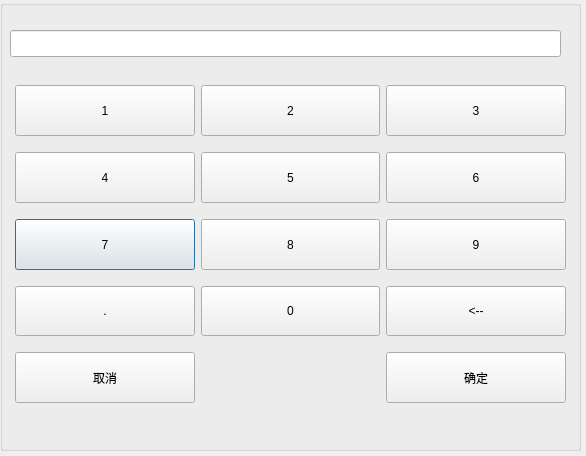
<?xml version="1.0" encoding="UTF-8"?>
<ui version="4.0">
 <class>Number_board</class>
 <widget class="QDialog" name="Number_board">
  <property name="geometry">
   <rect>
    <x>0</x>
    <y>0</y>
    <width>586</width>
    <height>456</height>
   </rect>
  </property>
  <property name="windowTitle">
   <string/>
  </property>
  <property name="windowIcon">
   <iconset resource="../rc.qrc">
    <normaloff>:/image/info.png</normaloff>:/image/info.png</iconset>
  </property>
  <widget class="QGroupBox" name="groupBox">
   <property name="geometry">
    <rect>
     <x>0</x>
     <y>0</y>
     <width>581</width>
     <height>451</height>
    </rect>
   </property>
   <property name="title">
    <string/>
   </property>
   <widget class="QWidget" name="layoutWidget">
    <property name="geometry">
     <rect>
      <x>15</x>
      <y>75</y>
      <width>551</width>
      <height>341</height>
     </rect>
    </property>
    <layout class="QGridLayout" name="gridLayout">
     <item row="3" column="0">
      <widget class="QPushButton" name="pushButton_num7">
       <property name="minimumSize">
        <size>
         <width>0</width>
         <height>50</height>
        </size>
       </property>
       <property name="maximumSize">
        <size>
         <width>16777215</width>
         <height>51</height>
        </size>
       </property>
       <property name="text">
        <string>7</string>
       </property>
      </widget>
     </item>
     <item row="2" column="1">
      <widget class="QPushButton" name="pushButton_num5">
       <property name="minimumSize">
        <size>
         <width>0</width>
         <height>50</height>
        </size>
       </property>
       <property name="maximumSize">
        <size>
         <width>16777215</width>
         <height>51</height>
        </size>
       </property>
       <property name="text">
        <string>5</string>
       </property>
      </widget>
     </item>
     <item row="2" column="2">
      <widget class="QPushButton" name="pushButton_num6">
       <property name="minimumSize">
        <size>
         <width>0</width>
         <height>50</height>
        </size>
       </property>
       <property name="maximumSize">
        <size>
         <width>16777215</width>
         <height>51</height>
        </size>
       </property>
       <property name="text">
        <string>6</string>
       </property>
      </widget>
     </item>
     <item row="0" column="1">
      <widget class="QPushButton" name="pushButton_num2">
       <property name="minimumSize">
        <size>
         <width>0</width>
         <height>50</height>
        </size>
       </property>
       <property name="maximumSize">
        <size>
         <width>16777215</width>
         <height>51</height>
        </size>
       </property>
       <property name="text">
        <string>2</string>
       </property>
      </widget>
     </item>
     <item row="3" column="2">
      <widget class="QPushButton" name="pushButton_num9">
       <property name="minimumSize">
        <size>
         <width>0</width>
         <height>50</height>
        </size>
       </property>
       <property name="maximumSize">
        <size>
         <width>16777215</width>
         <height>51</height>
        </size>
       </property>
       <property name="text">
        <string>9</string>
       </property>
      </widget>
     </item>
     <item row="3" column="1">
      <widget class="QPushButton" name="pushButton_num8">
       <property name="minimumSize">
        <size>
         <width>0</width>
         <height>50</height>
        </size>
       </property>
       <property name="maximumSize">
        <size>
         <width>16777215</width>
         <height>51</height>
        </size>
       </property>
       <property name="text">
        <string>8</string>
       </property>
      </widget>
     </item>
     <item row="0" column="2">
      <widget class="QPushButton" name="pushButton_num3">
       <property name="minimumSize">
        <size>
         <width>0</width>
         <height>50</height>
        </size>
       </property>
       <property name="maximumSize">
        <size>
         <width>16777215</width>
         <height>51</height>
        </size>
       </property>
       <property name="text">
        <string>3</string>
       </property>
      </widget>
     </item>
     <item row="2" column="0">
      <widget class="QPushButton" name="pushButton_num4">
       <property name="minimumSize">
        <size>
         <width>0</width>
         <height>50</height>
        </size>
       </property>
       <property name="maximumSize">
        <size>
         <width>16777215</width>
         <height>51</height>
        </size>
       </property>
       <property name="text">
        <string>4</string>
       </property>
      </widget>
     </item>
     <item row="4" column="1">
      <widget class="QPushButton" name="pushButton_num0">
       <property name="minimumSize">
        <size>
         <width>0</width>
         <height>50</height>
        </size>
       </property>
       <property name="maximumSize">
        <size>
         <width>16777215</width>
         <height>51</height>
        </size>
       </property>
       <property name="text">
        <string>0</string>
       </property>
      </widget>
     </item>
     <item row="0" column="0">
      <widget class="QPushButton" name="pushButton_num1">
       <property name="minimumSize">
        <size>
         <width>0</width>
         <height>50</height>
        </size>
       </property>
       <property name="maximumSize">
        <size>
         <width>16777215</width>
         <height>51</height>
        </size>
       </property>
       <property name="text">
        <string>1</string>
       </property>
      </widget>
     </item>
     <item row="5" column="2">
      <widget class="QPushButton" name="pushButton_enter">
       <property name="minimumSize">
        <size>
         <width>0</width>
         <height>50</height>
        </size>
       </property>
       <property name="maximumSize">
        <size>
         <width>16777215</width>
         <height>51</height>
        </size>
       </property>
       <property name="text">
        <string>确定</string>
       </property>
      </widget>
     </item>
     <item row="4" column="2">
      <widget class="QPushButton" name="pushButton_delete">
       <property name="minimumSize">
        <size>
         <width>85</width>
         <height>50</height>
        </size>
       </property>
       <property name="maximumSize">
        <size>
         <width>16777215</width>
         <height>50</height>
        </size>
       </property>
       <property name="text">
        <string>&lt;--</string>
       </property>
      </widget>
     </item>
     <item row="5" column="0">
      <widget class="QPushButton" name="pushButton_cancel">
       <property name="minimumSize">
        <size>
         <width>0</width>
         <height>50</height>
        </size>
       </property>
       <property name="maximumSize">
        <size>
         <width>16777215</width>
         <height>51</height>
        </size>
       </property>
       <property name="text">
        <string>取消</string>
       </property>
      </widget>
     </item>
     <item row="4" column="0">
      <widget class="QPushButton" name="pushButton_num10">
       <property name="minimumSize">
        <size>
         <width>85</width>
         <height>50</height>
        </size>
       </property>
       <property name="maximumSize">
        <size>
         <width>16777215</width>
         <height>50</height>
        </size>
       </property>
       <property name="text">
        <string>.</string>
       </property>
      </widget>
     </item>
    </layout>
   </widget>
   <widget class="QLineEdit" name="lineEdit">
    <property name="geometry">
     <rect>
      <x>10</x>
      <y>30</y>
      <width>551</width>
      <height>27</height>
     </rect>
    </property>
   </widget>
  </widget>
 </widget>
 <resources>
  <include location="../rc.qrc"/>
 </resources>
 <connections/>
</ui>
